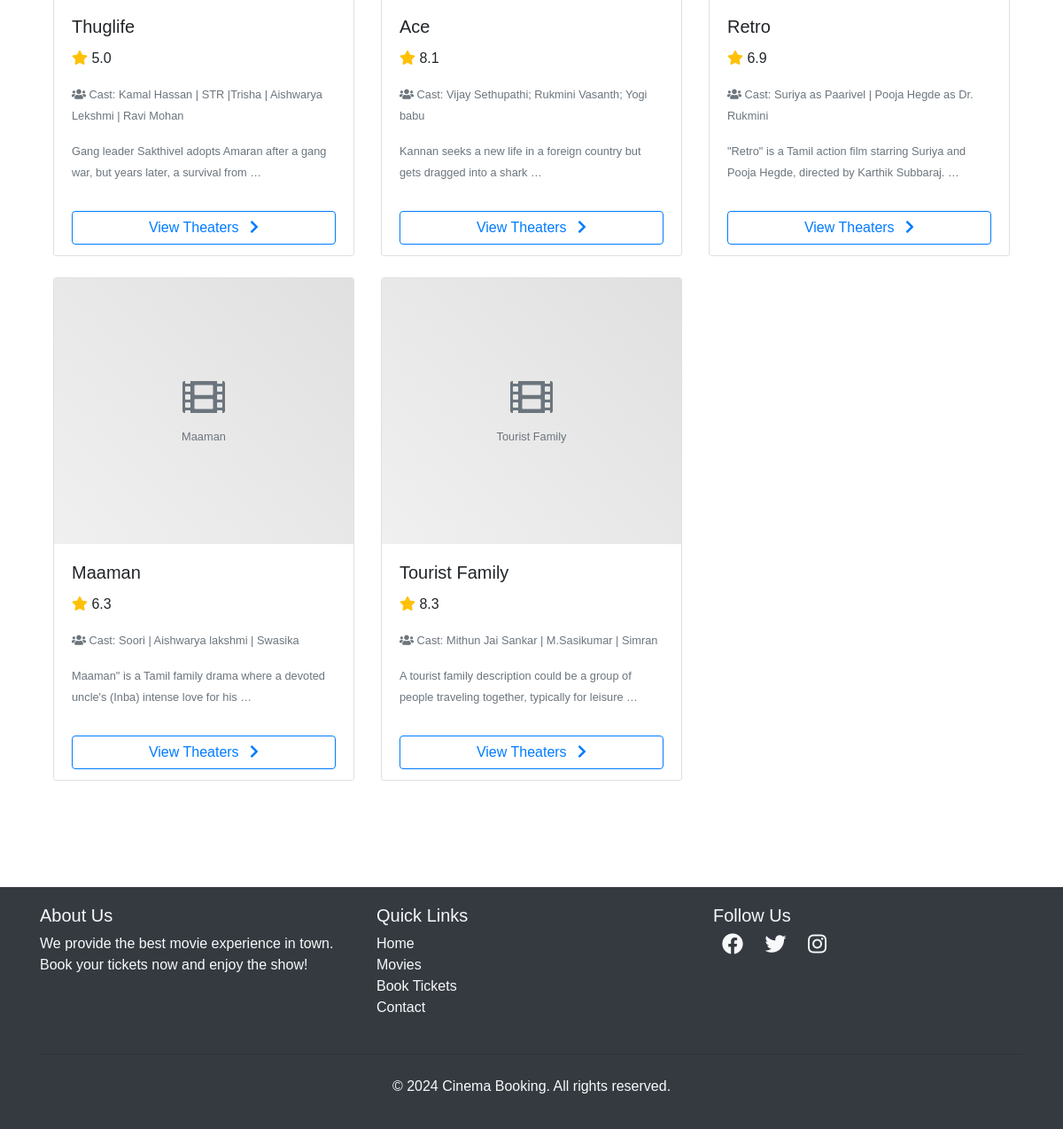
The page /movies/ (lower part) on the database as committed earlier.
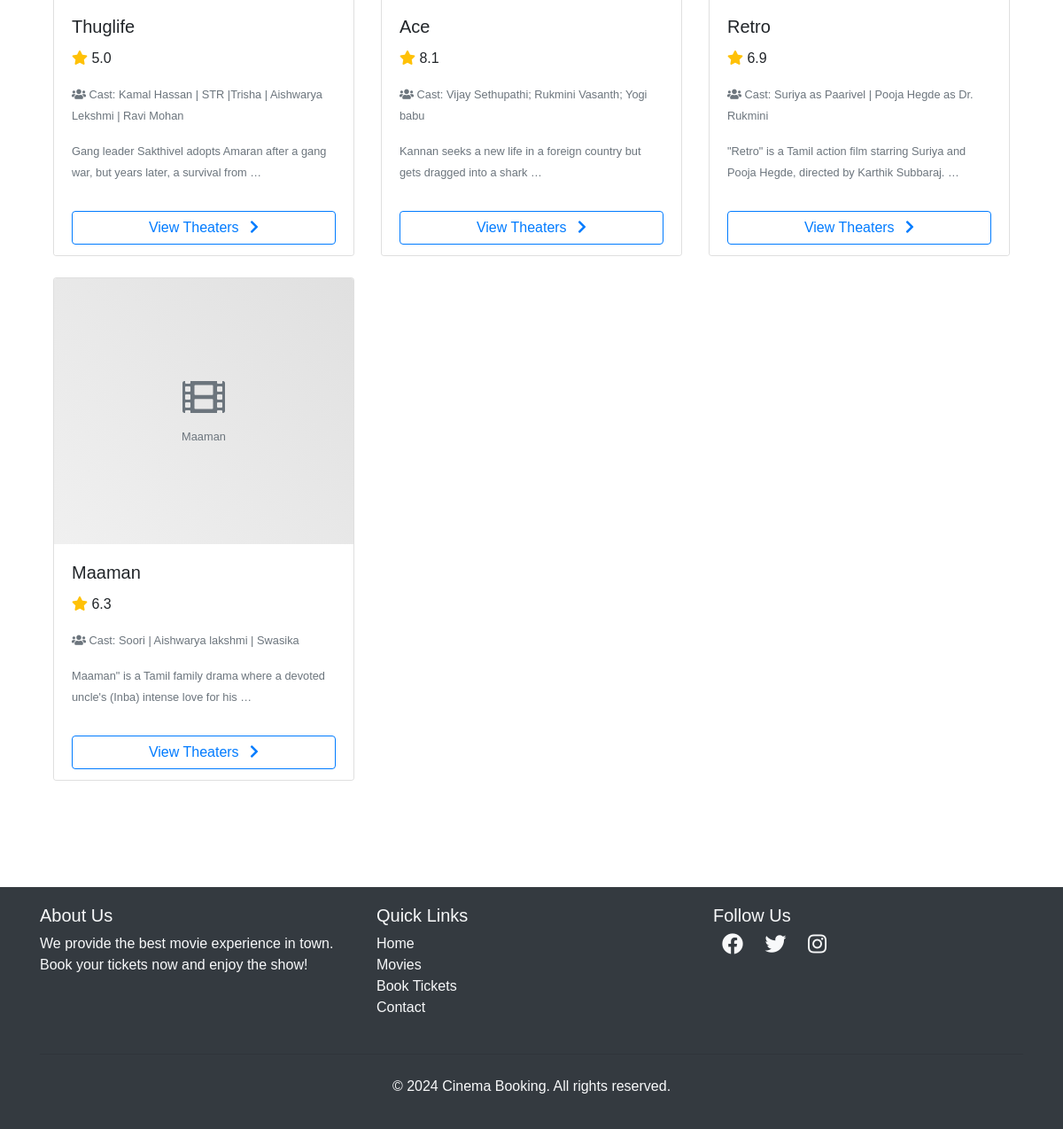
The same page on the database as committed later.
### movies/models.py (models this page shows, shortened)
class Movie(models.Model):
    name= models.CharField(max_length=255)
    image= models.ImageField(upload_to="movies/")
    rating = models.DecimalField(max_digits=3,decimal_places=1)
    cast= models.TextField()
    description= models.TextField(blank=True,null=True) # optional

### movies/views.py (the view)
# urls.py: path('', views.movie_list, name='movie_list'),
def movie_list(request):
    search_query=request.GET.get('search')
    if search_query:
        movies=Movie.objects.filter(name__icontains=search_query)
    else:
        movies=Movie.objects.all()
    return render(request,'movies/movie_list.html',{'movies':movies})

### templates/movies/movie_list.html (shortened to what this page needs)
{% extends "users/basic.html" %}
{% block content %}
<div class="container py-5">
    <div class="row" id="movieList">
        {% for movie in movies %}
        <div class="col-md-4 mb-4">
            <div class="card h-100 shadow-sm">
                <div class="card-img-top placeholder-image" style="height: 300px; display: flex; align-items: center; justify-content: center; background: linear-gradient(45deg, #f0f0f0, #e0e0e0);">
                    <div class="text-center">
                        <i class="fas fa-film fa-3x text-muted mb-2"></i><br>
                        <small class="text-muted">{{ movie.name }}</small>
                    </div>
                </div>
                <div class="card-body">
                    <h5 class="card-title">{{ movie.name }}</h5>
                    <p class="card-text">
                        <i class="fas fa-star text-warning"></i> {{ movie.rating }}
                    </p>
                    <p class="card-text">
                        <small class="text-muted">
                            <i class="fas fa-users"></i> Cast: {{ movie.cast }}
                        </small>
                    </p>
                    {% if movie.description %}
                    <p class="card-text">
                        <small class="text-muted">
                            {{ movie.description|truncatewords:15 }}
                        </small>
                    </p>
                    {% endif %}
                </div>
                <div class="card-footer bg-white border-top-0">
                    <a href="{% url 'theater_list' movie.id %}" class="btn btn-outline-primary btn-block">
                        View Theaters <i class="fas fa-chevron-right ml-2"></i>
                    </a>
                </div>
            </div>
        </div>
        {% empty %}
        <div class="col-12 text-center">
            <p class="lead">No movies found. Try a different search term.</p>
        </div>
        {% endfor %}
    </div>
</div>
<link rel="stylesheet" href="https://cdnjs.cloudflare.com/ajax/libs/font-awesome/5.15.3/css/all.min.css">
{% endblock %}

Rows that differ between the two databases and show on the page:
removed Movie: name "Tourist Family", rating "8.3", cast "Mithun Jai Sankar | M.Sasikumar | Simran", description "A tourist family description could be a group of people traveling together, typically for leisure …"
